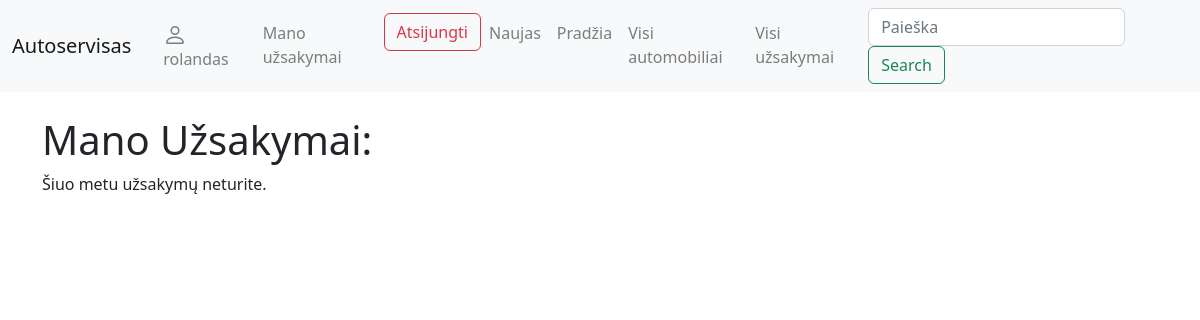
Page /autoservice/myorders/ (signed in) on the earlier database version.
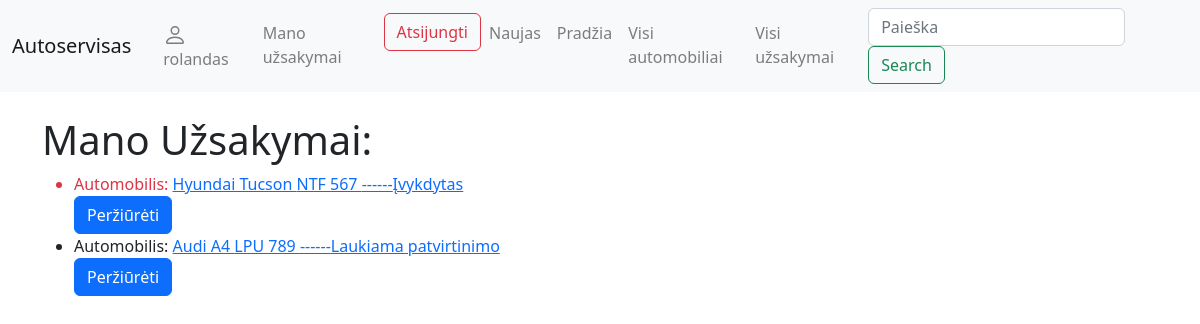
Same page on the later database version.
### autoservice/models.py (models this page shows, shortened)
class Uzsakymas(models.Model):
    data = models.CharField('Data',max_length=100)
    automobilio = models.ForeignKey(Automobilis, on_delete=models.CASCADE)
    status = models.ForeignKey(Busena, on_delete=models.DO_NOTHING, verbose_name='Būsena')
    reader = models.ForeignKey(User, on_delete=models.SET_NULL, null=True, blank=True)
    terminas = models.DateField('Grąžinti iki', null=True, blank=True)
    @property
    def is_overdue(self):
        if self.terminas and date.today() > self.terminas:
            return True
        return False
    class Meta:
        verbose_name = 'Užsakymas'
        verbose_name_plural = 'Užsakymai'

class Automobilis(models.Model):
    valstybinis_nr = models.CharField('Valstybinis Nr.',max_length=100,unique=True)
    automobilio_modelis = models.ForeignKey(Automobilio_modelis, on_delete=models.CASCADE)
    vin_kodas = models.CharField('VIN kodas', max_length=50)
    klientas = models.CharField('Klientas', max_length=200)
    nuotrauka = models.ImageField('Nuotrauka', upload_to='automobiliai', null=True, blank=True)
    description = HTMLField(default='Sveiki!')
    class Meta:
        verbose_name = 'Automobilis'
        verbose_name_plural = 'Automobiliai'

class Automobilio_modelis(models.Model):
    marke = models.CharField('Marke',max_length=100)
    modelis = models.CharField('Modelis', max_length=100)
    def __str__(self):
         return f'{self.marke} {self.modelis}'
    class Meta:
        verbose_name = 'Automobilio modelis'
        verbose_name_plural = 'Automobilio modeliai'

class Busena(models.Model):
    pavadinimas = models.CharField('Būsena', max_length=100)
    def __str__(self):
        return self.pavadinimas
    class Meta:
        verbose_name = 'Būsena'
        verbose_name_plural = 'Būsenos'

### autoservice/views.py (the view)
# urls.py: path('myorders/', views.User_uzsakymas.as_view(), name='mano_uzsakymai'),
class User_uzsakymas(LoginRequiredMixin,generic.ListView):
    model = Uzsakymas
    template_name = 'user_uzsakymai.html'
    context_object_name = 'uzsakymu_sarasas'
    paginate_by = 5
    def get_queryset(self):
        return Uzsakymas.objects.filter(reader=self.request.user).order_by('terminas')

### autoservice/templates/user_uzsakymai.html
{% extends "base.html" %}
{% block content %}
    <h1>Mano Užsakymai: </h1>
    {% if uzsakymu_sarasas %}
    <ul>
      {% for uzsakymas in uzsakymu_sarasas %}
      <li class="{% if uzsakymas.is_overdue %}text-danger{% endif %}">
        Automobilis: <a href="{% url 'uzsakymo_info' uzsakymas.pk %}">{{uzsakymas.automobilio.automobilio_modelis}}  {{uzsakymas.automobilio.valstybinis_nr}} ------{{uzsakymas.status}} </a>
          <br/>
        <a class="btn btn-primary" href="{{ uzsakymas.pk }}" role="button">Peržiūrėti</a>
      </li>
      {% endfor %}
    </ul>
    {% else %}
      <p>Šiuo metu užsakymų neturite.</p>
    {% endif %}
{% endblock %}

Differences in the rows shown:
now on this page (row edited): Uzsakymas: automobilio.automobilio_modelis "Hyundai Tucson", automobilio.valstybinis_nr "NTF 567", status "Įvykdytas", terminas "2024-12-01" (drawn)
now on this page (row edited): Uzsakymas: automobilio.automobilio_modelis "Audi A4", automobilio.valstybinis_nr "LPU 789", status "Laukiama patvirtinimo", terminas "2024-12-20" (drawn)
Other differences:
text no longer shown: "Šiuo metu užsakymų neturite."
